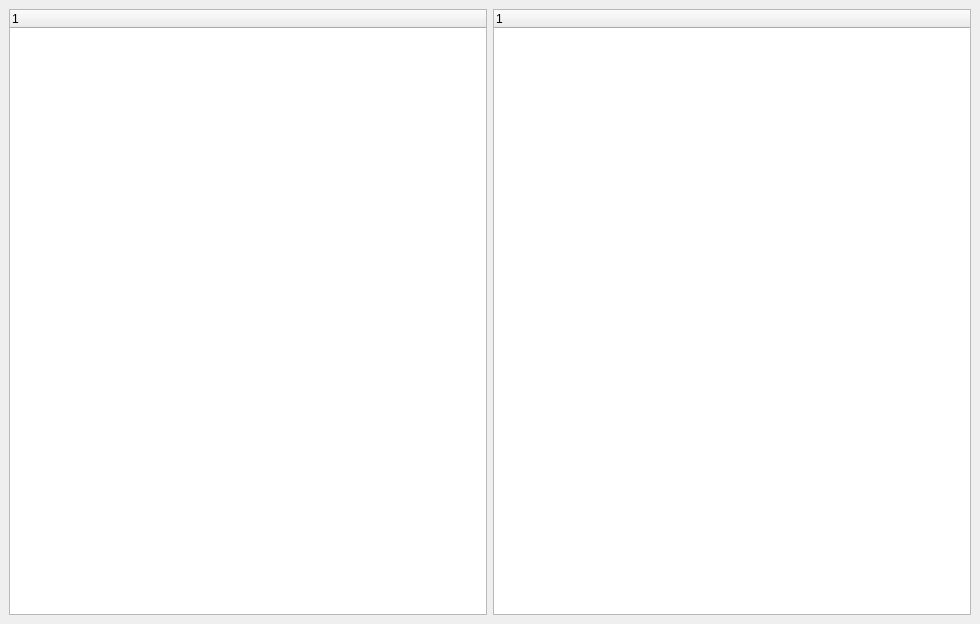
<?xml version="1.0" encoding="UTF-8"?>
<ui version="4.0">
 <class>CenterWidget</class>
 <widget class="QWidget" name="CenterWidget">
  <property name="geometry">
   <rect>
    <x>0</x>
    <y>0</y>
    <width>980</width>
    <height>624</height>
   </rect>
  </property>
  <property name="windowTitle">
   <string>Form</string>
  </property>
  <layout class="QHBoxLayout" name="horizontalLayout">
   <property name="leftMargin">
    <number>0</number>
   </property>
   <property name="topMargin">
    <number>0</number>
   </property>
   <property name="rightMargin">
    <number>0</number>
   </property>
   <property name="bottomMargin">
    <number>0</number>
   </property>
   <item>
    <widget class="QStackedWidget" name="stackedWidget">
     <property name="currentIndex">
      <number>0</number>
     </property>
     <widget class="QWidget" name="page">
      <layout class="QHBoxLayout" name="horizontalLayout_2">
       <item>
        <widget class="QTreeWidget" name="trwOrganization">
         <property name="maximumSize">
          <size>
           <width>500</width>
           <height>16777215</height>
          </size>
         </property>
         <column>
          <property name="text">
           <string notr="true">1</string>
          </property>
         </column>
        </widget>
       </item>
       <item>
        <widget class="QTreeWidget" name="trwDetail">
         <column>
          <property name="text">
           <string notr="true">1</string>
          </property>
         </column>
        </widget>
       </item>
      </layout>
     </widget>
     <widget class="QWidget" name="page_2"/>
    </widget>
   </item>
  </layout>
 </widget>
 <resources/>
 <connections/>
</ui>
